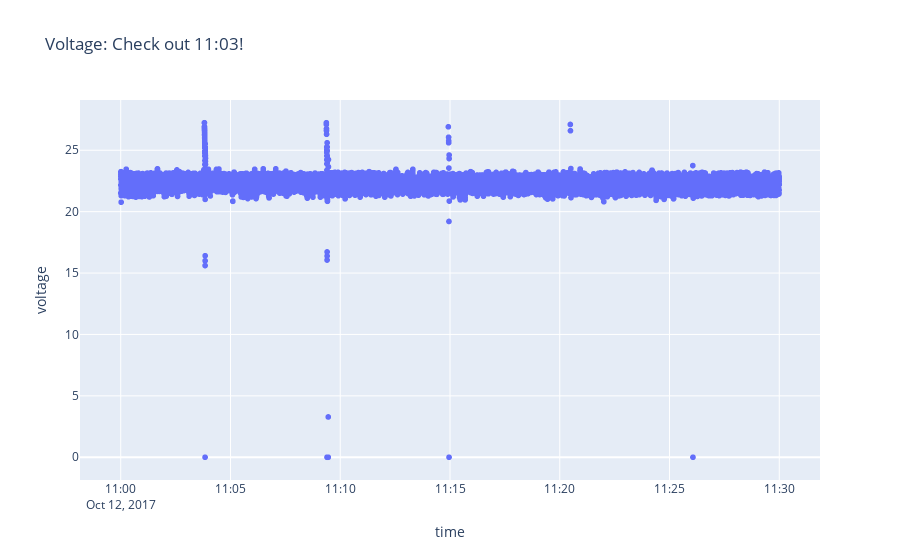

Notebook source saved alongside this figure:
### Code cell
px.scatter(mppt_test_short, x='time', y='voltage', title='Voltage: Check out 11:03!')

### Figure 1 — Plotly figure (JSON) as saved in the notebook; plotly's stock layout.template omitted (floating-point values rounded to 4 significant figures; data arrays with more than 128 entries replaced by an {"elided": "..."} marker saying what was removed)
{"data": [{"hovertemplate": "time=%{x}<br>voltage=%{y}<extra></extra>", "legendgroup": "", "marker": {"color": "#636efa", "symbol": "circle"}, "mode": "markers", "name": "", "showlegend": false, "type": "scattergl", "x": {"elided": "13587 str values"}, "xaxis": "x", "y": {"elided": "13587 float values"}, "yaxis": "y"}], "layout": {"legend": {"tracegroupgap": 0}, "title": {"text": "Voltage: Check out 11:03!"}, "xaxis": {"anchor": "y", "domain": [0, 1], "title": {"text": "time"}}, "yaxis": {"anchor": "x", "domain": [0, 1], "title": {"text": "voltage"}}}}
